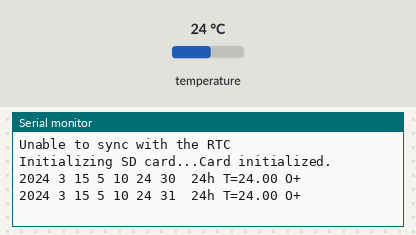
Recording of a sketch running on a simulated Arduino Mega 2560, built with avr-gcc and run on an emulated ATmega2560. Parts: the last lines printed to the serial monitor. The test bench sets the inputs (shaded band); at power-on: temperature 24 °C. The local clock reads 2024-03-15 10:24:30 at power-on unless the sketch sets it; storage starts empty.

Above: at 1.7 s.
1.8 s: temperature set to 12 °C
At 3.1 s:
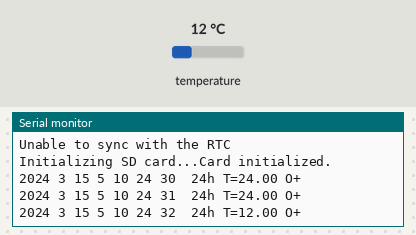
3.3 s: temperature set to 19 °C
At 4.4 s:
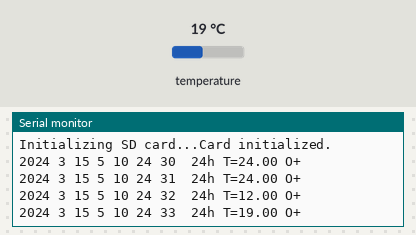

The sketch:

main2.ino
```cpp
#include <Wire.h>
#include <DS3231.h>
#include <SD.h>
#include <SPI.h>
#include <TimeLib.h>
#include <Adafruit_Fingerprint.h>
#include <SoftwareSerial.h>

const int chipSelect = 4;
int INTERVAL = 3;

uint8_t id;
int count = 1;
int admin = 1;
bool adminfinger = true;
bool relay = true;
void (*resetFunc)(void) = 0;

#if (defined(__AVR__) || defined(ESP8266)) && !defined(__AVR_ATmega2560__)
SoftwareSerial biometricenroll(2, 3);
const int relayPin1 = A0;
#else
#define biometricenroll Serial1
#endif

Adafruit_Fingerprint finger = Adafruit_Fingerprint(&biometricenroll);

DS3231 myRTC;
bool century = false;
bool h12Flag;
bool pmFlag;
byte alarmDay, alarmHour, alarmMinute, alarmSecond, alarmBits;
bool alarmDy, alarmH12Flag, alarmPmFlag;

void setup()
{
	Wire.begin();
	Serial.begin(57600);
	delay(500);

	Serial.println(timeStatus() != timeSet ? F("Unable to sync with the RTC") : F("RTC has set the system time"));

	while (!Serial)
		;

	Serial.print(F("Initializing SD card..."));
	if (!SD.begin(chipSelect))
	{
		Serial.println(F("Card failed, or not present"));
		while (1)
			;
	}
	Serial.println(F("Card initialized."));
}

void processingCard()
{
	File dataFile = SD.open("profile.txt", FILE_WRITE);

	String output = F("2");
	output += century ? F("1") : F("0");
	output += String(myRTC.getYear(), DEC) + F(" ");
	output += String(myRTC.getMonth(century), DEC) + F(" ");
	output += String(myRTC.getDate(), DEC) + F(" ");
	output += String(myRTC.getDoW(), DEC) + F(" ");
	output += String(myRTC.getHour(h12Flag, pmFlag), DEC) + F(" ");
	output += String(myRTC.getMinute(), DEC) + F(" ");
	output += String(myRTC.getSecond(), DEC) + F(" ");

	if (h12Flag)
	{
		output += pmFlag ? F(" PM ") : F(" AM ");
	}
	else
	{
		output += F(" 24h ");
	}

	output += F("T=");
	output += String(myRTC.getTemperature(), 2);
	output += myRTC.oscillatorCheck() ? F(" O+") : F(" O-");

	Serial.println(output);
	String converted = String(output);
	if (dataFile)
	{
		dataFile.println(converted);
		dataFile.close();
	}
}

void loop()
{
	processingCard();

	delay(1000);
}
```

Measured:
- after the input at 1.8 s, the serial monitor: prints a new line after 0.79 s (image 1)
- after the input at 3.3 s, the serial monitor: prints a new line after 0.31 s (image 2)
